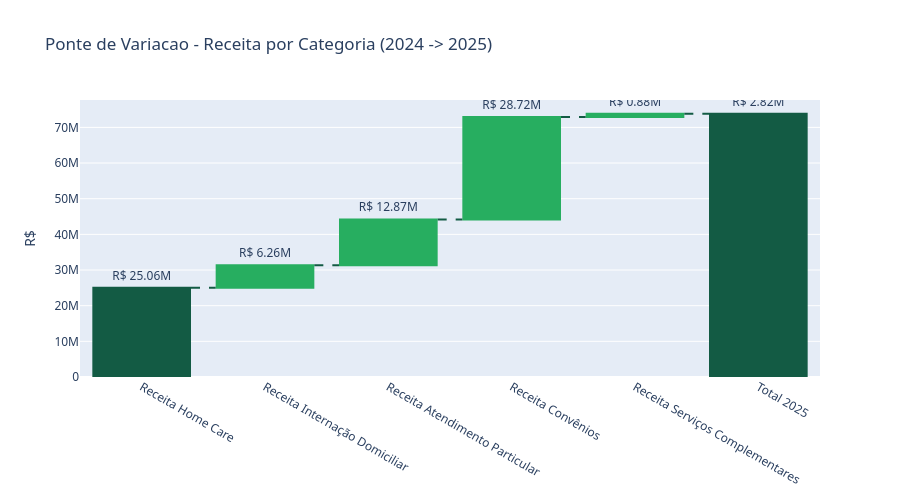

The notebook cell this image was saved under:
### Code cell
# 10. WATERFALL - Ponte de Variacao Receita

import openpyxl
wb_nb = openpyxl.load_workbook('/home/ubuntu/Opalus_Health_Services_FP_A_Model.xlsx')
ws_rec = wb_nb['04_Receitas']
categories = []
rev_2024_vals = []
rev_2025_vals = []
for row in range(10, 15):
    label = ws_rec.cell(row=row, column=3).value
    if label:
        categories.append(label.strip())
        v24 = sum(ws_rec.cell(row=row, column=c).value or 0 for c in range(16, 28))
        v25 = sum(ws_rec.cell(row=row, column=c).value or 0 for c in range(28, 40))
        rev_2024_vals.append(v24 if isinstance(v24, (int, float)) else 0)
        rev_2025_vals.append(v25 if isinstance(v25, (int, float)) else 0)

total_2024 = sum(rev_2024_vals)
total_2025 = sum(rev_2025_vals)

fig = go.Figure()
measure = ['absolute'] + ['relative'] * (len(categories)-1) + ['total']
x_vals = categories + ['Total 2025']
y_vals = rev_2024_vals + [total_2025 - total_2024]
text_vals = [f'R$ {v/1e6:.2f}M' for v in y_vals]

fig.add_trace(go.Waterfall(
    name='Ponte de Receita 2024-2025',
    orientation='v',
    measure=measure,
    x=x_vals,
    y=y_vals,
    text=text_vals,
    textposition='outside',
    connector={'line': {'color': '#135B44', 'dash': 'dash'}},
    increasing={'marker': {'color': '#27AE60'}},
    decreasing={'marker': {'color': '#E74C3C'}},
    totals={'marker': {'color': '#135B44'}},
))

fig.update_layout(
    title='Ponte de Variacao - Receita por Categoria (2024 -> 2025)',
    font=dict(family='Segoe UI, sans-serif', size=12),
    yaxis=dict(title='R$'),
    showlegend=False,
    height=500,
)
fig.show()

### Figure 1 — Plotly figure (JSON) as saved in the notebook; plotly's stock layout.template omitted (floating-point values rounded to 4 significant figures)
{"data": [{"connector": {"line": {"color": "#135B44", "dash": "dash"}}, "decreasing": {"marker": {"color": "#E74C3C"}}, "increasing": {"marker": {"color": "#27AE60"}}, "measure": ["absolute", "relative", "relative", "relative", "relative", "total"], "name": "Ponte de Receita 2024-2025", "orientation": "v", "text": ["R$ 25.06M", "R$ 6.26M", "R$ 12.87M", "R$ 28.72M", "R$ 0.88M", "R$ 2.82M"], "textposition": "outside", "totals": {"marker": {"color": "#135B44"}}, "type": "waterfall", "x": ["Receita Home Care", "Receita Internação Domiciliar", "Receita Atendimento Particular", "Receita Convênios", "Receita Serviços Complementares", "Total 2025"], "y": [25056192, 6259060, 12873134, 28722451, 883769, 2824944]}], "layout": {"font": {"family": "Segoe UI, sans-serif", "size": 12}, "height": 500, "showlegend": false, "title": {"text": "Ponte de Variacao - Receita por Categoria (2024 -> 2025)"}, "yaxis": {"title": {"text": "R$"}}}}
